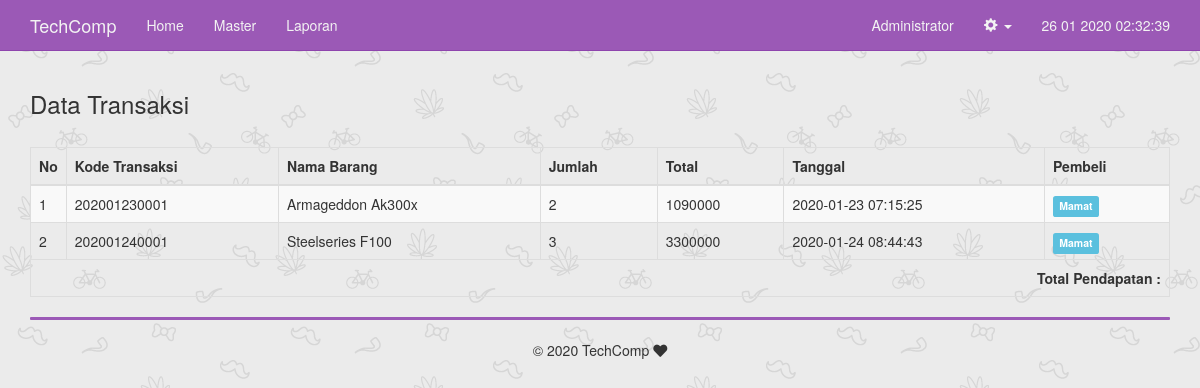
The page /transaksi.php (signed in) on the database its author committed.
### tables this page shows
CREATE TABLE `transaksi` (
  `id_transaksi` varchar(12) NOT NULL,
  `id_pengguna` int(11) NOT NULL,
  `kode_item` varchar(6) NOT NULL,
  `jumlah_transaksi` bigint(20) NOT NULL,
  `total_transaksi` bigint(20) NOT NULL,
  `tgl_transaksi` datetime NOT NULL
);

CREATE TABLE `item` (
  `kode_item` varchar(6) NOT NULL,
  `kode_kategoriitem` varchar(6) NOT NULL,
  `nama_item` varchar(120) NOT NULL,
  `harga_item` bigint(20) NOT NULL,
  `stok_item` bigint(20) NOT NULL
);

CREATE TABLE `pengguna` (
  `id_pengguna` int(11) NOT NULL,
  `nama_lengkap` varchar(255) NOT NULL,
  `email` varchar(255) NOT NULL,
  `username` varchar(100) NOT NULL,
  `password` varchar(100) NOT NULL,
  `role` ENUM('Admin','User') NOT NULL DEFAULT 'User'
);

### includes/transaksi.inc.php (called while the page is built, shortened)
<?php
class transaksi{
	private $conn;
	private $table_satu = "transaksi";
	private $table_dua = "pengguna";
	private $table_tiga = "item";
	public function __construct($db){
		$this->conn = $db;
	}
	function readAll(){
		$query = "SELECT a.id_transaksi,c.nama_item,a.jumlah_transaksi,a.total_transaksi,a.tgl_transaksi,b.nama_lengkap AS pembeli FROM ".$this->table_satu." AS a JOIN ".$this->table_dua." AS b ON a.id_pengguna = b.id_pengguna JOIN ".$this->table_tiga." AS c ON a.kode_item = c.kode_item ORDER BY a.id_transaksi ASC";
		$stmt = $this->conn->prepare( $query );
		$stmt->execute();
		return $stmt;
	}
}
?>

### transaksi.php (the view)
<?php
include_once 'header.php';
if (isset($_SESSION['role'])) {
    if ($_SESSION['role'] != base64_encode('Admin')) { ?>
        <div class="container">
            <div class="text-center">Halaman ini hanya untuk hak akses Admin saja!</div>
        </div>
    <?php } else {
include_once 'includes/transaksi.inc.php';
$pro = new transaksi($db);
$stmt = $pro->readAll();
?>
	<div class="row">
		<div class="col-md-6 text-left">
			<h3>Data Transaksi</h3>
		</div>
	</div>
	<br/>
	<table width="100%" class="table table-striped table-bordered" id="tabeldata">
        <thead>
            <tr>
                <th width="30px">No</th>
                <th>Kode Transaksi</th>
                <th>Nama Barang</th>
                <th>Jumlah</th>
                <th>Total</th>
                <th>Tanggal</th>
                <th>Pembeli</th>
            </tr>
        </thead>
        <tbody>
<?php
$no=1;
while ($row = $stmt->fetch(PDO::FETCH_ASSOC)){
?>
            <tr>
                <td><?php echo $no++ ?></td>
                <td><?php echo $row['id_transaksi'] ?></td>
                <td><?php echo $row['nama_item'] ?></td>
                <td><?php echo $row['jumlah_transaksi'] ?></td>
                <td><?php echo $row['total_transaksi'] ?></td>
                <td><?php echo $row['tgl_transaksi'] ?></td>
                <td><span class="label label-info"><?php echo $row['pembeli'] ?></span></td>
            </tr>
<?php
}
?>
        </tbody>
        <tfoot>
            <tr>
                <th colspan="7" style="text-align:right">Total Pendapatan :</th>
            </tr>
        </tfoot>
    </table>
<?php
include_once 'footer.php';
    }
}
?>

### rows shown on the page
transaksi: id_transaksi "202001230001", item.nama_item "Armageddon Ak300x", jumlah_transaksi "2", total_transaksi "1090000", tgl_transaksi "2020-01-23 07:15:25", id_pengguna.nama_lengkap "Mamat"
transaksi: id_transaksi "202001240001", item.nama_item "Steelseries F100", jumlah_transaksi "3", total_transaksi "3300000", tgl_transaksi "2020-01-24 08:44:43", id_pengguna.nama_lengkap "Mamat"

### other values the page prints
$config->title "TechComp"
$_SESSION['nama_lengkap'] "Administrator"
